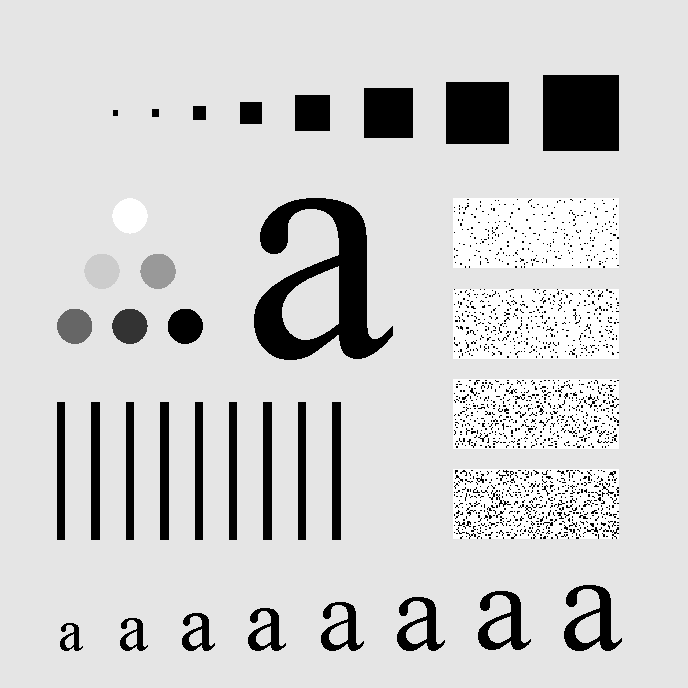
#> input picture Digital Image Processing/a.tif, 688 x 688 px
$ python hermonic_geometric.py
#> lines starting #> are read from the running program, lines starting #| are printed output that depends on the picture; after the words box and inside, x2 and y2 are one past the last pixel; in counts of white or black regions, pixels touching at a corner belong together
import cv2
import numpy as np
import matplotlib.pyplot as plt


image = cv2.imread('a.tif',0)
#> image is the input picture: shape (688, 688); min 0, max 255, mean 207.3
img = cv2.resize(image,(512,512))
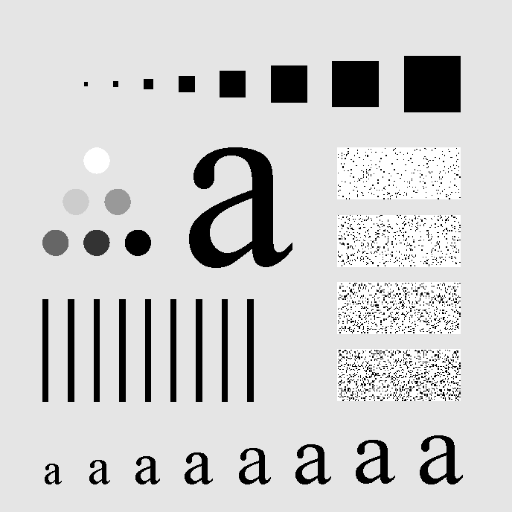
#> img: shape (512, 512); min 0, max 255, mean 207.3
ht,wd = img.shape
#> ht = 512; wd = 512

def salt_pepper_noise(img):
    n_img = np.copy(img)
    noise = 0.01

    for i in range(ht):
        for j in range(wd):
            add_n = np.random.rand()

            if(add_n<noise/2):
                n_img[i,j] = 1
            elif(add_n<noise):
                n_img[i,j] = 0

    return n_img

def harmonic_geometric_f(img):
    n=3 #mask size
    geo_m = np.zeros_like(img)
    her_m = np.zeros_like(img)
    pad_img = np.pad(img, n//2)
    h,w = img.shape
    for i in range(h):
        for j in range(w):
            tmp_window = pad_img[i:i+n, j:j+n]
            # h_wt = n*n/np.sum(1.0/(tmp_window+1e-3))
            h_wt = n * n / np.sum(1.0 / (tmp_window + 1e-3))

            her_m[i,j] = h_wt

            g_wt=0
            cnt=0

            for x in range(n):
                for y in range(n):
                    if tmp_window[x][y]>0:
                        g_wt+= np.log(tmp_window[x][y])
                        cnt+=1

            if(cnt>0):
                g_wt = np.exp(g_wt/cnt)
            else:
                g_wt = 0

            geo_m[i,j] = g_wt

    return her_m,geo_m

def PSNR(img,n_img):
    original_img = img.astype(np.float64)
    n_img = n_img.astype(np.float64)

    mse = np.mean((original_img-n_img)**2)
    mx_p_val = 255
    psnr = 20*np.log10(mx_p_val/(np.sqrt(mse)))
    return psnr


noise_img = salt_pepper_noise(img)
#> after the loop in salt_pepper_noise, `for i in range(ht):`:
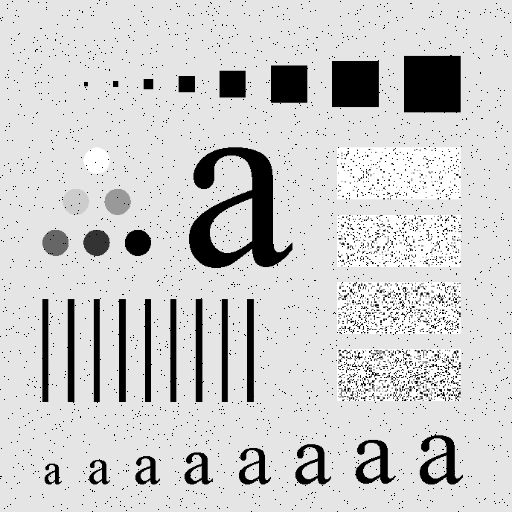
#> n_img: shape (512, 512); 0.98% of pixels changed, all inside (x1, y1, x2, y2) = (0, 0, 512, 512)
psnr_ns = PSNR(img, noise_img)
#> in PSNR, `mse = np.mean((original_img-n_img)**2)`: mse = 478.8
#> in PSNR, `psnr = 20*np.log10(mx_p_val/(np.sqrt(mse)))`: psnr = 21.33
#> psnr_ns = 21.33
harmoic_f,geometric_f = harmonic_geometric_f(noise_img)
#> in harmonic_geometric_f, `pad_img = np.pad(img, n//2)`:
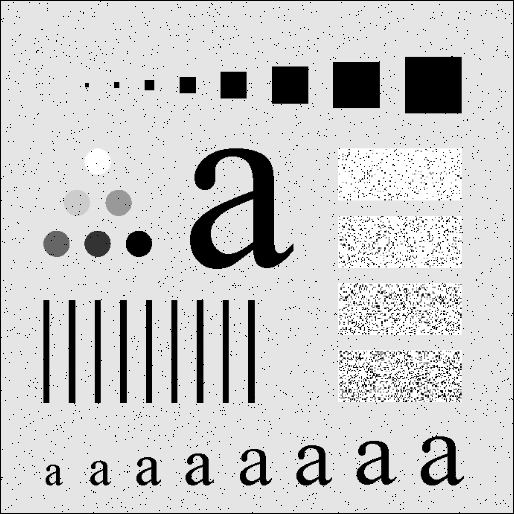
#> pad_img: shape (514, 514); min 0, max 255, mean 203.6
#> after the loop in harmonic_geometric_f, `for i in range(h):`:
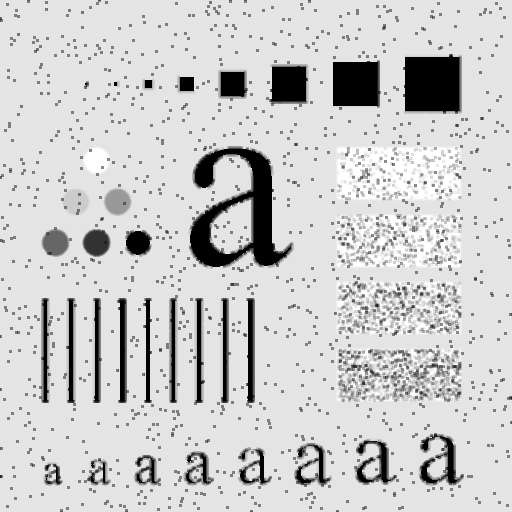
#> geo_m: shape (512, 512); min 0, max 255, mean 203.4
#> after the loop in harmonic_geometric_f, `for i in range(h):`:
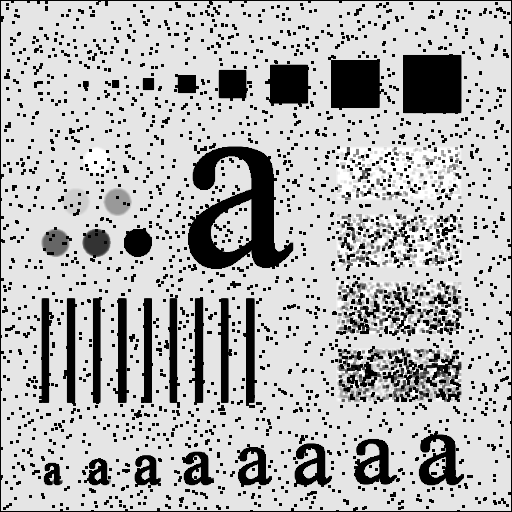
#> her_m: shape (512, 512); min 0, max 255, mean 179.7
psnr_har = PSNR(img, harmoic_f)
#> psnr_har = 10.48
psnr_geo = PSNR(img, geometric_f)
#> psnr_geo = 17.19

plt.subplot(221)
plt.imshow(img, cmap='gray')
plt.title('original image')
plt.axis('off')
plt.tight_layout()

plt.subplot(222)
plt.imshow(noise_img,cmap='gray')
plt.title(f"noisy image")
plt.axis('off')
plt.tight_layout()

plt.subplot(223)
plt.imshow(harmoic_f,cmap='gray')
plt.title(f"harmonic_filter with psnr : {psnr_har:.2f} DB")
plt.axis('off')
# plt.tight_layout()

plt.subplot(224)
plt.imshow(geometric_f,cmap='gray')
plt.axis('off')
plt.title(f"geometric filter with psnr : {psnr_geo:.2f} DB")
plt.tight_layout()
plt.show()
